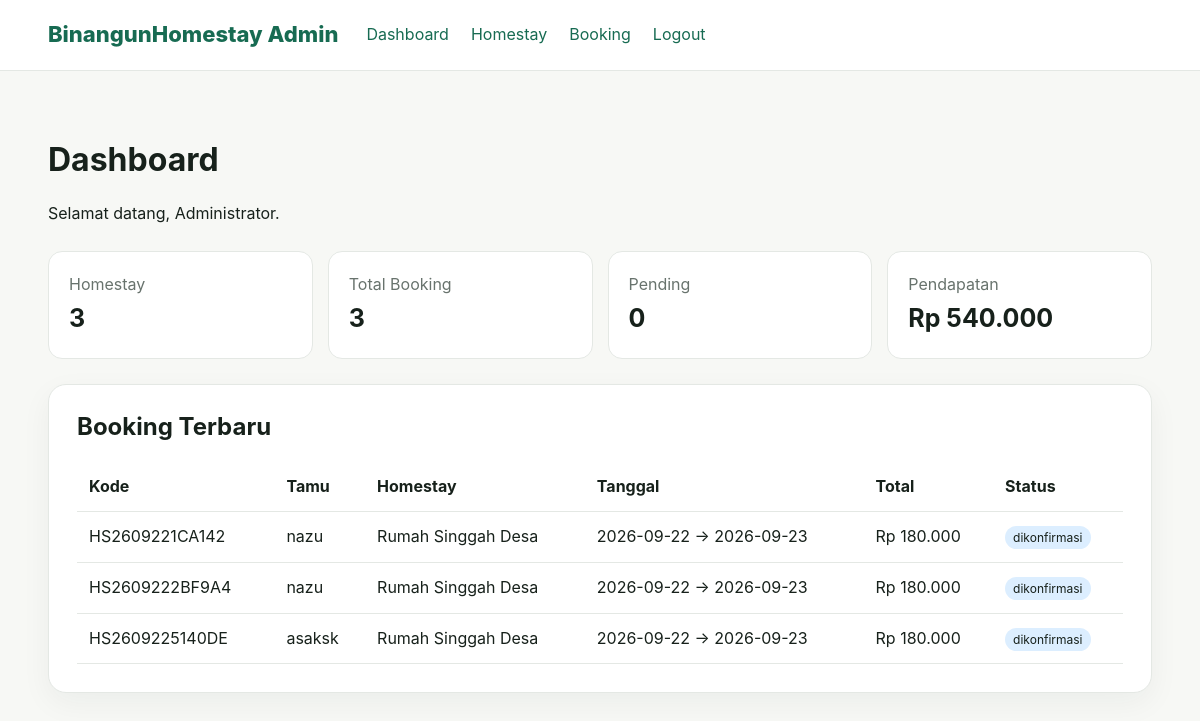
Page /homestay_booking_lengkap/admin/dashboard.php (signed in) on the committed database.
### tables this page shows
CREATE TABLE `bookings` (
  `id` int NOT NULL,
  `kode_booking` varchar(30) NOT NULL,
  `homestay_id` int NOT NULL,
  `nama_tamu` varchar(120) NOT NULL,
  `whatsapp` varchar(30) NOT NULL,
  `checkin` date NOT NULL,
  `checkout` date NOT NULL,
  `jumlah_tamu` int NOT NULL DEFAULT '1',
  `malam` int NOT NULL,
  `harga_per_malam` decimal(12,2) NOT NULL,
  `total` decimal(12,2) NOT NULL,
  `catatan` text,
  `status` enum('pending','dikonfirmasi','selesai','dibatalkan') NOT NULL DEFAULT 'pending',
  `created_at` timestamp NULL DEFAULT CURRENT_TIMESTAMP
);

CREATE TABLE `homestays` (
  `id` int NOT NULL,
  `nama` varchar(150) NOT NULL,
  `lokasi` varchar(255) NOT NULL,
  `deskripsi` text NOT NULL,
  `harga` decimal(12,2) NOT NULL DEFAULT '0.00',
  `kapasitas` int NOT NULL DEFAULT '1',
  `fasilitas` text,
  `gambar` varchar(255) DEFAULT '',
  `status` enum('aktif','nonaktif') NOT NULL DEFAULT 'aktif',
  `created_at` timestamp NULL DEFAULT CURRENT_TIMESTAMP
);

### homestay_booking_lengkap/config/functions.php (called while the page is built, shortened)
<?php
function e($value) {
    return htmlspecialchars((string)$value, ENT_QUOTES, 'UTF-8');
}
function rupiah($angka) {
    return 'Rp ' . number_format((float)$angka, 0, ',', '.');
}
?>

### homestay_booking_lengkap/admin/dashboard.php (the view, shortened to what this page needs)
<?php
require_once '../config/koneksi.php'; require_once '../config/functions.php';
$totalH=(int)$conn->query("SELECT COUNT(*) c FROM homestays")->fetch_assoc()['c'];
$totalB=(int)$conn->query("SELECT COUNT(*) c FROM bookings")->fetch_assoc()['c'];
$pending=(int)$conn->query("SELECT COUNT(*) c FROM bookings WHERE status='pending'")->fetch_assoc()['c'];
$revenue=(float)$conn->query("SELECT COALESCE(SUM(total),0) c FROM bookings WHERE status IN ('dikonfirmasi','selesai')")->fetch_assoc()['c'];
include 'header.php'; ?>
<h1>Dashboard</h1><p>Selamat datang, <?=e($_SESSION['admin_nama'])?>.</p>
<div class="stats"><div class="stat"><span>Homestay</span><b><?=$totalH?></b></div><div class="stat"><span>Total Booking</span><b><?=$totalB?></b></div><div class="stat"><span>Pending</span><b><?=$pending?></b></div><div class="stat"><span>Pendapatan</span><b><?=rupiah($revenue)?></b></div></div>
<div class="card"><h2>Booking Terbaru</h2><div class="table-wrap"><table><tr><th>Kode</th><th>Tamu</th><th>Homestay</th><th>Tanggal</th><th>Total</th><th>Status</th></tr>
<?php $q=$conn->query("SELECT b.*,h.nama homestay FROM bookings b JOIN homestays h ON h.id=b.homestay_id ORDER BY b.id DESC LIMIT 10");while($b=$q->fetch_assoc()):?>
<tr><td><?=e($b['kode_booking'])?></td><td><?=e($b['nama_tamu'])?></td><td><?=e($b['homestay'])?></td><td><?=e($b['checkin'])?> → <?=e($b['checkout'])?></td><td><?=rupiah($b['total'])?></td><td><span class="status <?=$b['status']?>"><?=e($b['status'])?></span></td></tr>
<?php endwhile;?></table></div></div>
<?php include 'footer.php'; ?>

### homestay_booking_lengkap/assets/css/style.css (style rules this page uses)
:root { --primary:#176b52;--primary2:#0e513d;--text:#17211b;--muted:#68736d;--bg:#f7f8f5;--card:#fff;--line:#e4e8e4;--danger:#b42318 }
* { box-sizing:border-box }
body { margin:0;font-family:Inter,system-ui,-apple-system,BlinkMacSystemFont,"Segoe UI",sans-serif;color:var(--text);background:var(--bg);line-height:1.6 }
h1,h2,h3 { line-height:1.2;margin-top:0 }
.hero-card,.card { background:#fff;border:1px solid var(--line);border-radius:18px;padding:28px;box-shadow:0 10px 30px rgba(20,40,30,.05) }
.stats { display:grid;grid-template-columns:repeat(4,1fr);gap:15px;margin:25px 0 }
.stat { background:white;border:1px solid var(--line);padding:20px;border-radius:14px }
.stat span { display:block;color:var(--muted) }
.stat b { font-size:25px }
.table-wrap { overflow:auto }
table { border-collapse:collapse;width:100%;min-width:750px }
th,td { text-align:left;padding:12px;border-bottom:1px solid var(--line);vertical-align:top }
.status { padding:4px 8px;border-radius:999px;font-size:12px;background:#eee }
.status.dikonfirmasi { background:#dceeff }

### rows in the picture
bookings: kode_booking "HS2609221CA142", nama_tamu "nazu", homestay.nama "Rumah Singgah Desa", checkin "2026-09-22", checkout "2026-09-23", total "Rp 180.000", status "dikonfirmasi"
bookings: kode_booking "HS2609222BF9A4", nama_tamu "nazu", homestay.nama "Rumah Singgah Desa", checkin "2026-09-22", checkout "2026-09-23", total "Rp 180.000", status "dikonfirmasi"
bookings: kode_booking "HS2609225140DE", nama_tamu "asaksk", homestay.nama "Rumah Singgah Desa", checkin "2026-09-22", checkout "2026-09-23", total "Rp 180.000", status "dikonfirmasi"

### other values in the picture
$_SESSION['admin_nama'] "Administrator"
$totalH "3"
$totalB "3"
$pending "0"
rupiah($revenue) "Rp 540.000"
